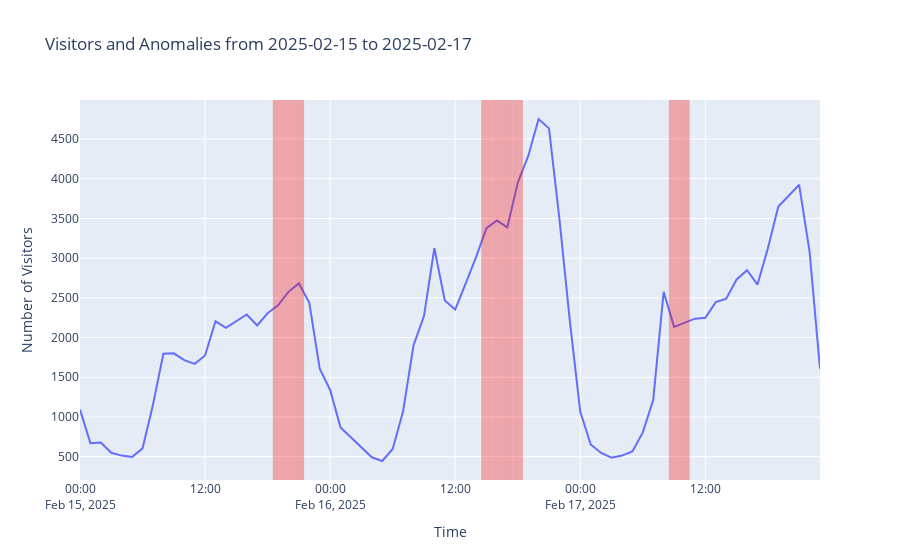

Notebook source saved alongside this figure:
### Code cell
def plot_visitors_anomalies(anomaly_df, visitors_df, start_date, end_date):
    """
    Plot visitors and anomalies for a date range.
    
    Parameters:
    -----------
    anomaly_df : pandas DataFrame
        DataFrame containing anomaly information with 'hour' and 'event_names' columns
    visitors_df : pandas DataFrame
        DataFrame containing visitor information with 'ds' and 'y' columns
    start_date : str or datetime
        The start date (e.g., '2025-02-15')
    end_date : str or datetime
        The end date (e.g., '2025-02-16')
    """
    import plotly.express as px
    
    # Convert dates to datetime if they're strings
    start_time = pd.to_datetime(start_date).replace(hour=0, minute=0, second=0)
    end_time = pd.to_datetime(end_date).replace(hour=23, minute=59, second=59)
    
    # Filter data for the date range
    filtered_visitors = visitors_df[
        (visitors_df['ds'] >= start_time) & 
        (visitors_df['ds'] <= end_time)
    ].copy()
    
    filtered_anomalies = anomaly_df[
        (anomaly_df['hour'] >= start_time) & 
        (anomaly_df['hour'] <= end_time)
    ].copy()
    
    # Create the figure
    fig = px.line(filtered_visitors, x='ds', y='y',
                  title=f"Visitors and Anomalies from {start_time.strftime('%Y-%m-%d')} to {end_time.strftime('%Y-%m-%d')}",
                  labels={"y": "Number of Visitors", "ds": "Time"})
    
    # Add highlighted regions for hours with anomalies
    for idx, row in filtered_anomalies.iterrows():
        if row['event_names']:  # If there are any anomalies in this hour
            fig.add_vrect(
                x0=row['hour'] - pd.Timedelta(hours=0.5),
                x1=row['hour'] + pd.Timedelta(hours=0.5),
                fillcolor="red",
                opacity=0.3,
                line_width=0
            )
    
    # Update layout
    fig.update_layout(
        xaxis_title="Time",
        yaxis_title="Number of Visitors",
        hovermode="x unified",
        showlegend=False
    )
    
    # Update hover template
    fig.update_traces(
        hovertemplate="<b>Time:</b> %{x}<br>" +
                      "<b>Visitors:</b> %{y:,.0f}<br>" +
                      "<b>Anomalies:</b> %{customdata}<extra></extra>",
        customdata=filtered_anomalies['event_names']
    )
    
    # Show the figure
    fig.show()

# Example usage:
plot_visitors_anomalies(anomaly_df, visitors_top_level, '2025-02-15', '2025-02-17')

### Figure 1 — Plotly figure (JSON) as saved in the notebook; plotly's stock layout.template omitted (floating-point values rounded to 4 significant figures)
{"data": [{"customdata": [[], [], [], [], [], [], [], [], [], [], [], [], [], [], [], [], [], [], [], ["product_viewers", "visitors", "orders"], ["page_viewers", "landing_page_viewers", "product_viewers", "visitors", "orders", "buyers"], ["page_viewers", "landing_page_viewers", "product_viewers", "visitors", "orders", "buyers"], [], [], [], [], [], [], [], [], [], [], [], [], [], [], [], [], [], ["product_viewers"], ["product_viewers"], ["product_viewers"], ["product_viewers"], [], [], [], [], [], [], [], [], [], [], [], [], [], [], ["product_viewers"], ["product_viewers", "checkout_started"], [], [], [], [], [], [], [], [], [], [], [], [], []], "hovertemplate": "<b>Time:</b> %{x}<br><b>Visitors:</b> %{y:,.0f}<br><b>Anomalies:</b> %{customdata}<extra></extra>", "legendgroup": "", "line": {"color": "#636efa", "dash": "solid"}, "marker": {"symbol": "circle"}, "mode": "lines", "name": "", "orientation": "v", "showlegend": false, "type": "scatter", "x": ["2025-02-15T00:00:00.000000000", "2025-02-15T01:00:00.000000000", "2025-02-15T02:00:00.000000000", "2025-02-15T03:00:00.000000000", "2025-02-15T04:00:00.000000000", "2025-02-15T05:00:00.000000000", "2025-02-15T06:00:00.000000000", "2025-02-15T07:00:00.000000000", "2025-02-15T08:00:00.000000000", "2025-02-15T09:00:00.000000000", "2025-02-15T10:00:00.000000000", "2025-02-15T11:00:00.000000000", "2025-02-15T12:00:00.000000000", "2025-02-15T13:00:00.000000000", "2025-02-15T14:00:00.000000000", "2025-02-15T15:00:00.000000000", "2025-02-15T16:00:00.000000000", "2025-02-15T17:00:00.000000000", "2025-02-15T18:00:00.000000000", "2025-02-15T19:00:00.000000000", "2025-02-15T20:00:00.000000000", "2025-02-15T21:00:00.000000000", "2025-02-15T22:00:00.000000000", "2025-02-15T23:00:00.000000000", "2025-02-16T00:00:00.000000000", "2025-02-16T01:00:00.000000000", "2025-02-16T02:00:00.000000000", "2025-02-16T03:00:00.000000000", "2025-02-16T04:00:00.000000000", "2025-02-16T05:00:00.000000000", "2025-02-16T06:00:00.000000000", "2025-02-16T07:00:00.000000000", "2025-02-16T08:00:00.000000000", "2025-02-16T09:00:00.000000000", "2025-02-16T10:00:00.000000000", "2025-02-16T11:00:00.000000000", "2025-02-16T12:00:00.000000000", "2025-02-16T13:00:00.000000000", "2025-02-16T14:00:00.000000000", "2025-02-16T15:00:00.000000000", "2025-02-16T16:00:00.000000000", "2025-02-16T17:00:00.000000000", "2025-02-16T18:00:00.000000000", "2025-02-16T19:00:00.000000000", "2025-02-16T20:00:00.000000000", "2025-02-16T21:00:00.000000000", "2025-02-16T22:00:00.000000000", "2025-02-16T23:00:00.000000000", "2025-02-17T00:00:00.000000000", "2025-02-17T01:00:00.000000000", "2025-02-17T02:00:00.000000000", "2025-02-17T03:00:00.000000000", "2025-02-17T04:00:00.000000000", "2025-02-17T05:00:00.000000000", "2025-02-17T06:00:00.000000000", "2025-02-17T07:00:00.000000000", "2025-02-17T08:00:00.000000000", "2025-02-17T09:00:00.000000000", "2025-02-17T10:00:00.000000000", "2025-02-17T11:00:00.000000000", "2025-02-17T12:00:00.000000000", "2025-02-17T13:00:00.000000000", "2025-02-17T14:00:00.000000000", "2025-02-17T15:00:00.000000000", "2025-02-17T16:00:00.000000000", "2025-02-17T17:00:00.000000000", "2025-02-17T18:00:00.000000000", "2025-02-17T19:00:00.000000000", "2025-02-17T20:00:00.000000000", "2025-02-17T21:00:00.000000000", "2025-02-17T22:00:00.000000000", "2025-02-17T23:00:00.000000000"], "xaxis": "x", "y": [1093, 669, 678, 548, 513, 495, 604, 1153, 1796, 1801, 1715, 1669, 1774, 2205, 2122, 2209, 2291, 2152, 2306, 2405, 2576, 2682, 2438, 1608, 1340, 866, 739, 615, 492, 445, 597, 1072, 1902, 2267, 3125, 2467, 2352, 2680, 3013, 3378, 3474, 3389, 3950, 4284, 4753, 4635, 3492, 2207, 1064, 653, 546, 486, 513, 566, 805, 1217, 2575, 2135, 2185, 2238, 2248, 2446, 2489, 2732, 2848, 2666, 3126, 3651, 3787, 3924, 3083, 1606], "yaxis": "y"}], "layout": {"hovermode": "x unified", "legend": {"tracegroupgap": 0}, "shapes": [{"fillcolor": "red", "line": {"width": 0}, "opacity": 0.3, "type": "rect", "x0": "2025-02-15T18:30:00", "x1": "2025-02-15T19:30:00", "xref": "x", "y0": 0, "y1": 1, "yref": "y domain"}, {"fillcolor": "red", "line": {"width": 0}, "opacity": 0.3, "type": "rect", "x0": "2025-02-15T19:30:00", "x1": "2025-02-15T20:30:00", "xref": "x", "y0": 0, "y1": 1, "yref": "y domain"}, {"fillcolor": "red", "line": {"width": 0}, "opacity": 0.3, "type": "rect", "x0": "2025-02-15T20:30:00", "x1": "2025-02-15T21:30:00", "xref": "x", "y0": 0, "y1": 1, "yref": "y domain"}, {"fillcolor": "red", "line": {"width": 0}, "opacity": 0.3, "type": "rect", "x0": "2025-02-16T14:30:00", "x1": "2025-02-16T15:30:00", "xref": "x", "y0": 0, "y1": 1, "yref": "y domain"}, {"fillcolor": "red", "line": {"width": 0}, "opacity": 0.3, "type": "rect", "x0": "2025-02-16T15:30:00", "x1": "2025-02-16T16:30:00", "xref": "x", "y0": 0, "y1": 1, "yref": "y domain"}, {"fillcolor": "red", "line": {"width": 0}, "opacity": 0.3, "type": "rect", "x0": "2025-02-16T16:30:00", "x1": "2025-02-16T17:30:00", "xref": "x", "y0": 0, "y1": 1, "yref": "y domain"}, {"fillcolor": "red", "line": {"width": 0}, "opacity": 0.3, "type": "rect", "x0": "2025-02-16T17:30:00", "x1": "2025-02-16T18:30:00", "xref": "x", "y0": 0, "y1": 1, "yref": "y domain"}, {"fillcolor": "red", "line": {"width": 0}, "opacity": 0.3, "type": "rect", "x0": "2025-02-17T08:30:00", "x1": "2025-02-17T09:30:00", "xref": "x", "y0": 0, "y1": 1, "yref": "y domain"}, {"fillcolor": "red", "line": {"width": 0}, "opacity": 0.3, "type": "rect", "x0": "2025-02-17T09:30:00", "x1": "2025-02-17T10:30:00", "xref": "x", "y0": 0, "y1": 1, "yref": "y domain"}], "showlegend": false, "title": {"text": "Visitors and Anomalies from 2025-02-15 to 2025-02-17"}, "xaxis": {"anchor": "y", "domain": [0, 1], "title": {"text": "Time"}}, "yaxis": {"anchor": "x", "domain": [0, 1], "title": {"text": "Number of Visitors"}}}}
